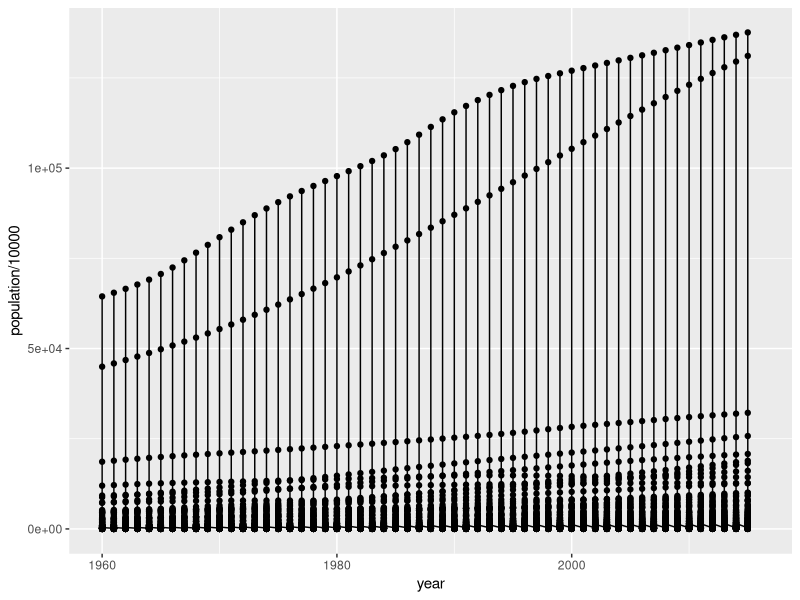

Generate this figure with R:
library(tidyverse)
library(dslabs)
data("gapminder")
str(gapminder)
gapminder %>% ggplot(aes(year, population/10000))+
  geom_point()+geom_line()
